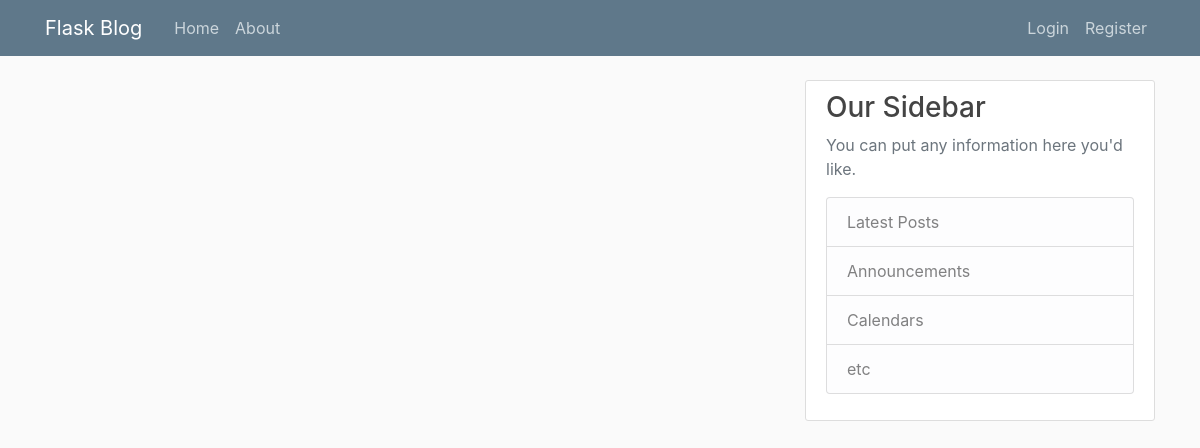
The app's page /home, older data.
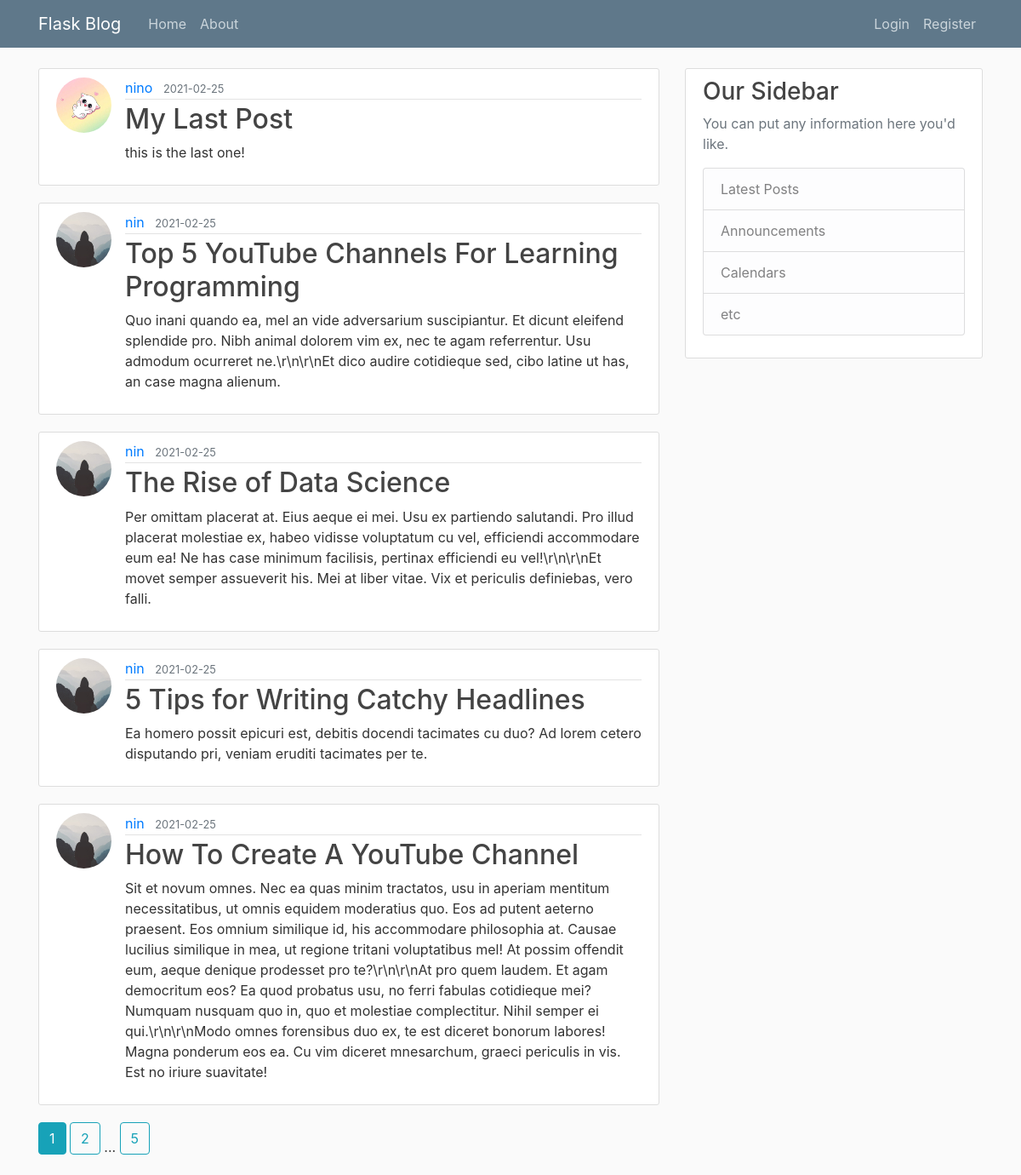
The same page, newer data.
### flaskblog/models.py (models this page shows, shortened)
class Post(db.Model):
    id = db.Column(db.Integer, primary_key=True)
    title = db.Column(db.String(100), nullable=False)
    date_posted = db.Column(db.DateTime, nullable=False, default=datetime.utcnow)
    content = db.Column(db.Text, nullable=False)
    user_id = db.Column(db.Integer, db.ForeignKey('user.id'), nullable=False)

class User(db.Model, UserMixin):
    id = db.Column(db.Integer, primary_key=True)
    username = db.Column(db.String(20), unique=True, nullable=False)
    email = db.Column(db.String(120), unique=True, nullable=False)
    image_file = db.Column(db.String(20), nullable=False, default='default.jpg')
    password = db.Column(db.String(60), nullable=False)
    posts = db.relationship('Post', backref='author', lazy=True)

### flaskblog/main/routes.py (the view)
@main.route('/')
@main.route('/home')
def home():
    page = request.args.get('page', 1, type=int)
    posts = Post.query.order_by(Post.date_posted.desc()).paginate(page=page, per_page=5)
    return render_template('home.html', posts=posts)

### flaskblog/templates/home.html
  {% extends "layout.html" %}
{% block content %}
    {% for post in posts.items %}
        <article class="media content-section">
          <img class="rounded-circle article-img" src="{{ url_for('static', filename='profile_pics/' + post.author.image_file) }}">
          <div class="media-body">
            <div class="article-metadata">
              <a class="mr-2" href="{{ url_for('users.user_posts', username=post.author.username) }}">{{ post.author.username }}</a>
              <small class="text-muted">{{ post.date_posted.strftime('%Y-%m-%d') }}</small>
            </div>
            <h2><a class="article-title" href="{{ url_for('posts.post', post_id=post.id) }}">{{ post.title }}</a></h2>
            <p class="article-content">{{ post.content }}</p>
          </div>
        </article>
    {% endfor %}
    {% for page_num in posts.iter_pages(left_edge=1, right_edge=1, left_current=1, right_current=2) %}
        {% if page_num %}
          {% if posts.page == page_num %}
            <a class="btn btn-info mb-4" href="{{ url_for('main.home', page=page_num) }}">{{ page_num }}</a>
          {% else %}
            <a class="btn btn-outline-info mb-4" href="{{ url_for('main.home', page=page_num) }}">{{ page_num }}</a>
          {% endif %}
        {% else %}
          ...
        {% endif %}
    {% endfor %}
{% endblock content %}

### flaskblog/templates/layout.html (shortened to what this page needs)
<!DOCTYPE html>
<html>
<head>
    <link rel="stylesheet" href="https://maxcdn.bootstrapcdn.com/bootstrap/4.0.0/css/bootstrap.min.css">
    <link rel="stylesheet" type="text/css" href="{{ url_for('static', filename='main.css') }}">
</head>
<body>
    <header class="site-header">
      <nav class="navbar navbar-expand-md navbar-dark bg-steel fixed-top">
        <div class="container">
          <a class="navbar-brand mr-4" href="/">Flask Blog</a>
          <div class="collapse navbar-collapse" id="navbarToggle">
            <div class="navbar-nav mr-auto">
              <a class="nav-item nav-link" href="{{ url_for('main.home') }}">Home</a>
              <a class="nav-item nav-link" href="{{ url_for('main.about') }}">About</a>
            </div>
            <div class="navbar-nav">
              {% if current_user.is_authenticated %}
                <a class="nav-item nav-link" href="{{ url_for('posts.new_post') }}">New Post</a>
                <a class="nav-item nav-link" href="{{ url_for('users.account') }}">Account</a>
                <a class="nav-item nav-link" href="{{ url_for('users.logout') }}">Logout</a>
              {% else %}
                <a class="nav-item nav-link" href="{{ url_for('users.login') }}">Login</a>
                <a class="nav-item nav-link" href="{{ url_for('users.register') }}">Register</a>
              {% endif %}
            </div>
          </div>
        </div>
      </nav>
    </header>
    <main role="main" class="container">
      <div class="row">
        <div class="col-md-8">
          {% block content %}{% endblock %}
        </div>
        <div class="col-md-4">
          <div class="content-section">
            <h3>Our Sidebar</h3>
            <p class='text-muted'>You can put any information here you'd like.
              <ul class="list-group">
                <li class="list-group-item list-group-item-light">Latest Posts</li>
                <li class="list-group-item list-group-item-light">Announcements</li>
                <li class="list-group-item list-group-item-light">Calendars</li>
                <li class="list-group-item list-group-item-light">etc</li>
              </ul>
            </p>
          </div>
        </div>
      </div>
    </main>
</body>
</html>

### flaskblog/static/main.css (style rules this page uses)
body { background: #fafafa; color: #333333; margin-top: 5rem; }
h1, h2, h3, h4, h5, h6 { color: #444444; }
.bg-steel { background-color: #5f788a; }
.site-header .navbar-nav .nav-link { color: #cbd5db; }
.content-section { background: #ffffff; padding: 10px 20px; border: 1px solid #dddddd; border-radius: 3px; margin-bottom: 20px; }
.article-title { color: #444444; }
.article-content { white-space: pre-line; }
.article-img { height: 65px; width: 65px; margin-right: 16px; }
.article-metadata { padding-bottom: 1px; margin-bottom: 4px; border-bottom: 1px solid #e3e3e3 }

Row changes from the older to the newer data that the page shows:
added Post: image_file (picture), author.username "nino", date_posted "2021-02-25", title "My Last Post", content "this is the last one!"
added Post: image_file (placeholder picture), author.username "nin", date_posted "2021-02-25", title "Top 5 YouTube Channels For Learning Programming", content "Quo inani quando ea, mel an vide adversarium suscipiantur. Et dicunt eleifend splendide pro. Nibh animal dolorem vim ex, nec te agam referrentur. Usu admodum ocurreret ne.\\r\\n\\r\\nEt dico audire cotidieque sed, cibo latine ut has, an case magna alienum."
added Post: image_file (placeholder picture), author.username "nin", date_posted "2021-02-25", title "The Rise of Data Science", content "Per omittam placerat at. Eius aeque ei mei. Usu ex partiendo salutandi. Pro illud placerat molestiae ex, habeo vidisse voluptatum cu vel, efficiendi accommodare eum ea! Ne has case minimum facilisis, pertinax efficiendi eu vel!\\r\\n\\r\\nEt movet semper assueverit his. Mei at liber vitae. Vix et periculis definiebas, vero falli."
added Post: image_file (placeholder picture), author.username "nin", date_posted "2021-02-25", title "5 Tips for Writing Catchy Headlines", content "Ea homero possit epicuri est, debitis docendi tacimates cu duo? Ad lorem cetero disputando pri, veniam eruditi tacimates per te."
added Post: image_file (placeholder picture), author.username "nin", date_posted "2021-02-25", title "How To Create A YouTube Channel", content "Sit et novum omnes. Nec ea quas minim tractatos, usu in aperiam mentitum necessitatibus, ut omnis equidem moderatius quo. Eos ad putent aeterno praesent. Eos omnium similique id, his accommodare philosophia at. Causae lucilius similique in mea, ut regione tritani voluptatibus mel! At possim offendit eum, aeque denique prodesset pro te?\\r\\n\\r\\nAt pro quem laudem. Et agam democritum eos? Ea quod probatus usu, no ferri fabulas cotidieque mei? Numquam nusquam quo in, quo et molestiae complectitur. Nihil semper ei qui.\\r\\n\\r\\nModo omnes forensibus duo ex, te est diceret bonorum labores! Magna ponderum eos ea. Cu vim diceret mnesarchum, graeci periculis in vis. Est no iriure suavitate!"
Text that changed along with them:
new list line: "1"
new list line: "2"
new list line: "5"
